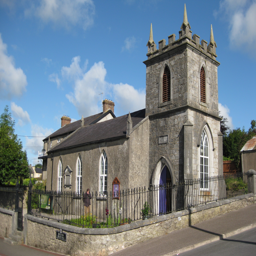
#> input picture python/I_sharp.png, 256 x 256 px
$ python generateTest.py
#> lines starting #> are read from the running program, lines starting #| are printed output that depends on the picture
import cv2
import numpy as np
import random

O = np.ones((256,256,1,1))
Z = np.zeros((256,256,1,1))

A = np.expand_dims(cv2.imread('./I_sharp.png'),axis=3) / 255
B = np.expand_dims(cv2.imread('./I_blurred.png'),axis=3) / 255
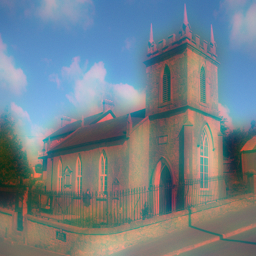
#> input picture python/I_blurred.png, 256 x 256 px

R = np.concatenate((Z,Z,O),axis=2)
G = np.concatenate((Z,O,Z),axis=2)

data = np.concatenate((A,B,R,G),axis=3)

while(1):
	idx = random.randint(0,3)

	frame = data[:,:,:,idx]
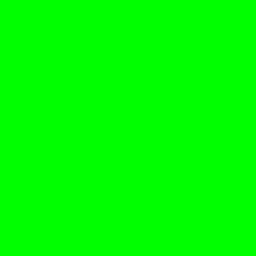
#> frame: shape (256, 256, 3) float64; mean of channels 0, 1, 2 0, 1, 0; drawn as B, G, R

	cv2.imshow('Frame', frame)

	if cv2.waitKey(500) & 0xFF == ord('q'):
#> (key q is pressed here)
		break
